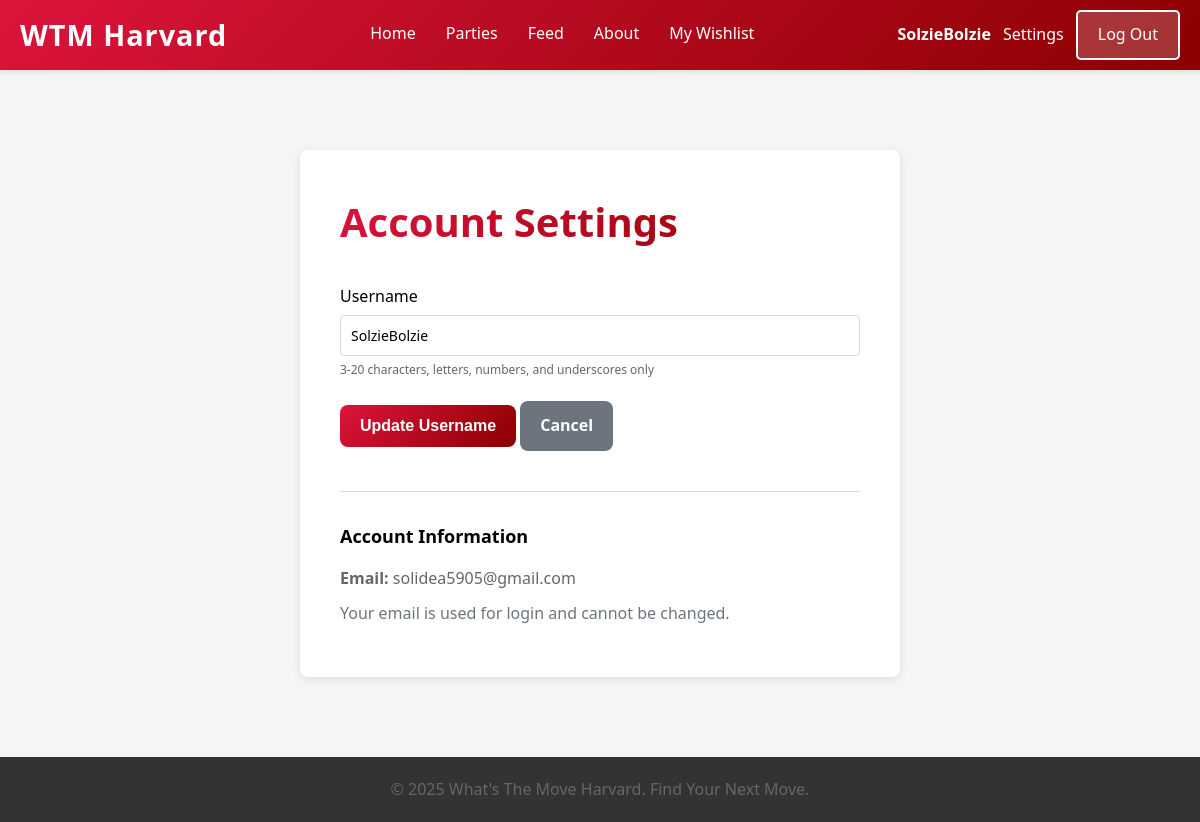
Before: /settings (signed in) with the older database file.
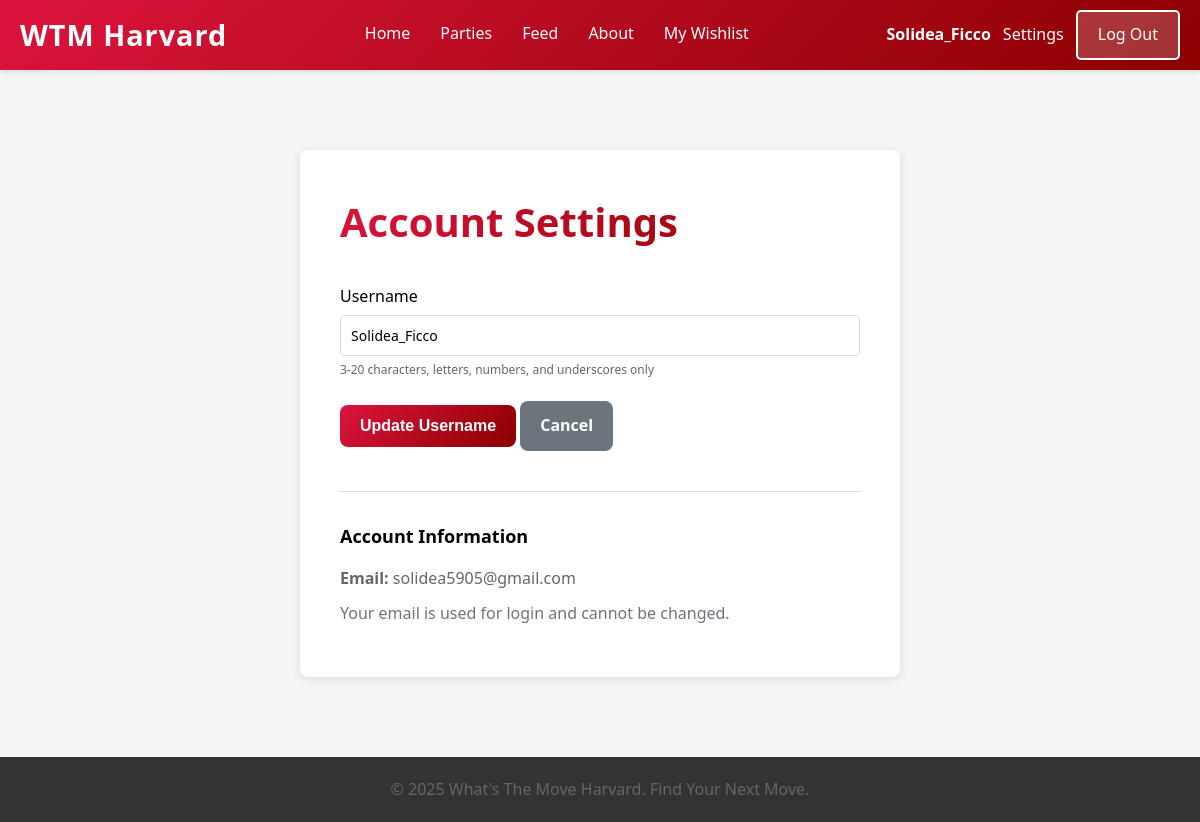
After: the same page with the newer database file.
### tables this page shows
CREATE TABLE users (id INTEGER PRIMARY KEY AUTOINCREMENT NOT NULL, username TEXT NOT NULL, hash TEXT NOT NULL, display_name TEXT);

### app.py (the view, shortened to what this page needs)
@app.route('/settings', methods=['GET', 'POST'])
def settings():
    user = current_user()
    if not user:
        return redirect(url_for('login_page'))
    conn = get_db_connection()
    user_data = conn.execute("SELECT display_name FROM users WHERE id = ?", (user['id'],)).fetchone()
    conn.close()
    return render_template('settings.html', user=user, current_username=user_data['display_name'])

### app.py (called while the page is built)
def get_db_connection():
    conn = sqlite3.connect(DATABASE)
    conn.row_factory = sqlite3.Row
    return conn

def current_user():
    if 'user_id' in session:
        return {'id': session['user_id'], 'email': session.get('user')}
    return None

### templates/settings.html (shortened to what this page needs)
{% extends "template.html" %}
{% block content %}
<div class="settings-container">
    <div class="settings-card">
        <h1>Account Settings</h1>
        <form method="post" action="{{ url_for('settings') }}">
            <div class="form-group">
                <label for="username">Username</label>
                <input type="text" id="username" name="username" class="form-control"
                       value="{{ current_username }}"
                       minlength="3" maxlength="20" required
                       pattern="[a-zA-Z0-9_]+"
                       title="Username can only contain letters, numbers, and underscores">
                <small class="form-text">3-20 characters, letters, numbers, and underscores only</small>
            </div>
            <button type="submit" class="btn btn-primary">Update Username</button>
            <a href="/" class="btn btn-secondary">Cancel</a>
        </form>
        <div class="account-info">
            <h3>Account Information</h3>
            <p><strong>Email:</strong> {{ session.get('user') }}</p>
            <p class="text-muted">Your email is used for login and cannot be changed.</p>
        </div>
    </div>
</div>
{% endblock %}

### templates/template.html (shortened to what this page needs)
<!DOCTYPE html>
<html lang="en">
<head>
    <link rel="stylesheet" href="{{ url_for('static', filename='style.css') }}">
</head>
<body>
    <nav class="navbar">
        <div class="nav-container">
            <a href="/" class="nav-logo">WTM Harvard</a>
            <ul class="nav-menu">
                <li class="nav-item">
                    <a href="/" class="nav-link">Home</a>
                </li>
                <li class="nav-item">
                    <a href="/list" class="nav-link">Parties</a>
                </li>
                <li class="nav-item">
                    <a href="/feed" class="nav-link">Feed</a>
                </li>
                <li class="nav-item">
                    <a href="/about" class="nav-link">About</a>
                </li>
                {% if session.get('user') %}
                <li class="nav-item">
                    <a href="/wishlist" class="nav-link">My Wishlist</a>
                </li>
                {% endif %}
            </ul>
            {% if session.get('user') %}
            <div class="nav-auth">
                <span class="nav-user">{{ session.get('username', session.get('user')) }}</span>
                <a href="/settings" class="nav-settings">Settings</a>
                <a href="/logout" class="nav-login">Log Out</a>
            </div>
            {% else %}
            <a href="/login" class="nav-login">Log In</a>
            {% endif %}
        </div>
    </nav>
    <main class="content">
        {% block content %}{% endblock %}
    </main>
    <footer class="footer">
        <p>&copy; 2025 What's The Move Harvard. Find Your Next Move.</p>
    </footer>
</body>
</html>

Changed rows visible on the page:
changed users "solidea5905@gmail.com": get "SolzieBolzie" → "Solidea_Ficco"; username "SolzieBolzie" → "Solidea_Ficco"
